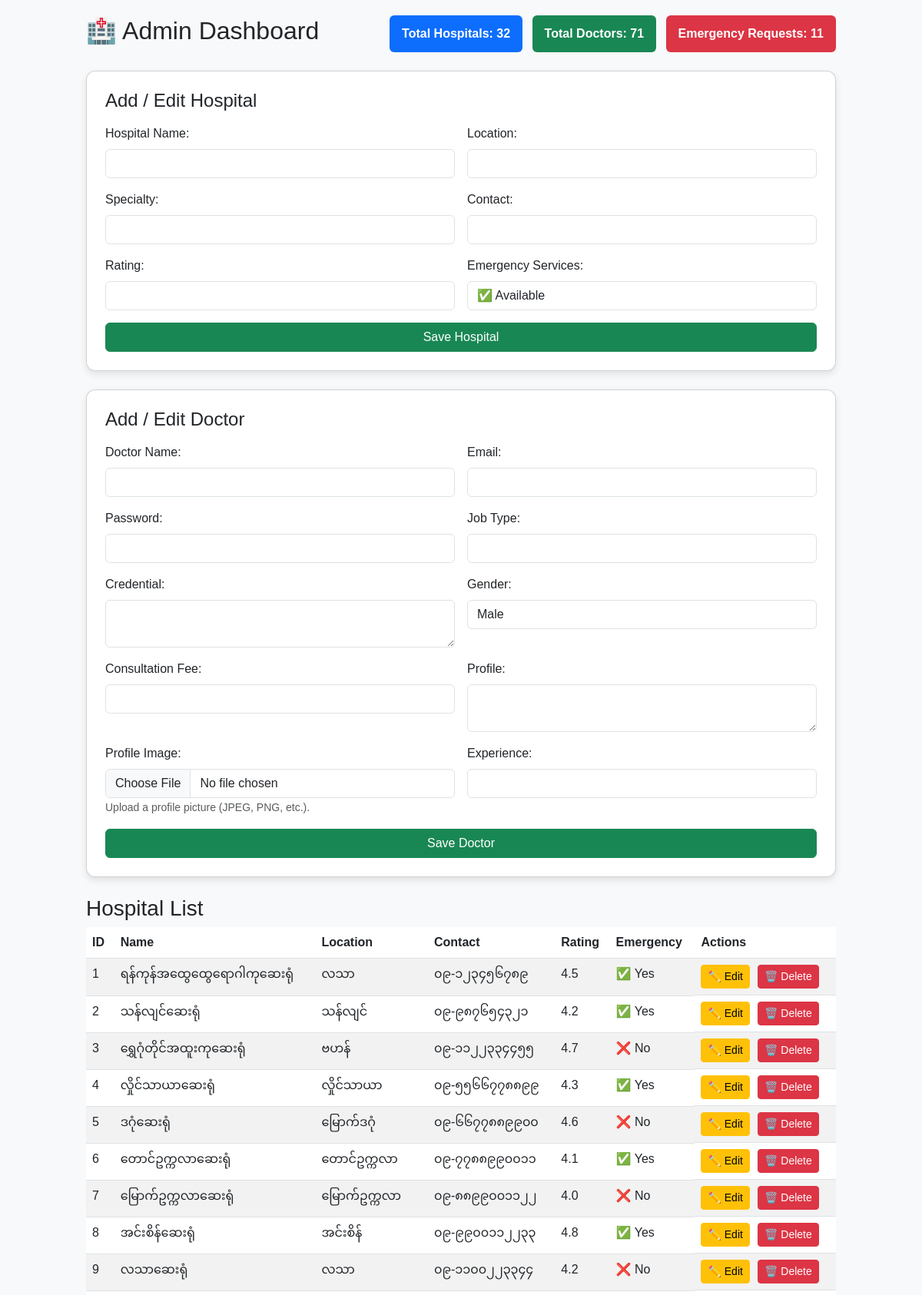
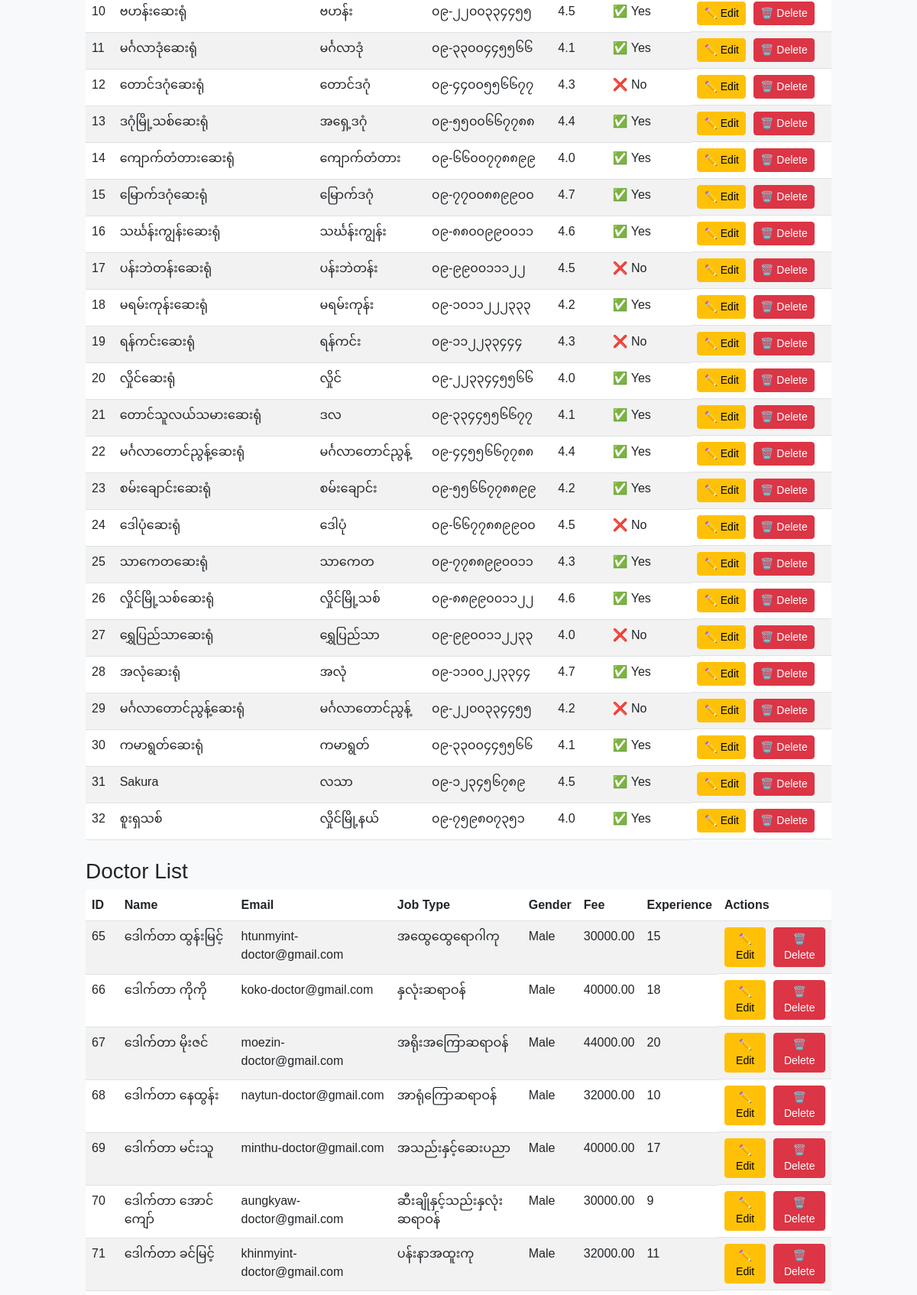
/PHP/admin_dashboard.php (upper part), run on the app's committed database (2 pictures, top to bottom).
### tables this page shows
CREATE TABLE IF NOT EXISTS `hospitals` (
  `hospital_id` int NOT NULL AUTO_INCREMENT,
  `name` varchar(255) NOT NULL,
  `location` varchar(255) NOT NULL,
  `specialty` varchar(100) DEFAULT NULL,
  `contact` varchar(20) DEFAULT NULL,
  `rating` decimal(2,1) DEFAULT NULL,
  `emergency_services` tinyint(1) DEFAULT NULL,
  `profile_image` varchar(255) NOT NULL,
  PRIMARY KEY (`hospital_id`)
);

CREATE TABLE IF NOT EXISTS `doctors` (
  `doctor_id` int NOT NULL AUTO_INCREMENT,
  `name` varchar(100) NOT NULL,
  `email` varchar(100) NOT NULL,
  `password` varchar(255) NOT NULL,
  `job_type` varchar(100) NOT NULL,
  `credential` text NOT NULL,
  `gender` enum('Male','Female','Other') NOT NULL,
  `consultation_fee` decimal(10,2) NOT NULL DEFAULT '0.00',
  `profile` text NOT NULL,
  `profile_image` varchar(255) NOT NULL,
  `experience` varchar(255) NOT NULL,
  PRIMARY KEY (`doctor_id`)
);

### PHP/admin_dashboard.php (the view, shortened to what this page needs)
<?php
$conn = new mysqli('localhost', 'root', '', 'project');
$conn->set_charset('utf8mb4');
$hospitals = $conn->query('SELECT * FROM hospitals');
$totalHospitals = $conn->query('SELECT COUNT(*) AS total FROM hospitals')->fetch_assoc()['total'];
$doctors = $conn->query('SELECT * FROM doctors');
$totalDoctors = $conn->query('SELECT COUNT(*) AS total FROM doctors')->fetch_assoc()['total'];
$totalEmergencyRequests = $conn->query('SELECT COUNT(*) AS total FROM emergency_requests')->fetch_assoc()['total'];
?>
<!DOCTYPE html>
<html lang="en">
<head>
    <link href="https://cdn.jsdelivr.net/npm/bootstrap@5.3.0/dist/css/bootstrap.min.css" rel="stylesheet">
    <link rel="stylesheet" href="https://cdnjs.cloudflare.com/ajax/libs/font-awesome/6.4.2/css/all.min.css">
</head>
<body>
    <div class="container">
        <div class="d-flex justify-content-between align-items-center mb-4">
            <h2>🏥 Admin Dashboard</h2>
            <div>
                <span class="badge bg-primary p-3 fs-6 me-2">Total Hospitals: <b><?= $totalHospitals ?></b></span>
                <span class="badge bg-success p-3 fs-6 me-2">Total Doctors: <b><?= $totalDoctors ?></b></span>
                <span class="badge bg-danger p-3 fs-6" data-bs-toggle="modal" data-bs-target="#emergencyModal"
                    style="cursor: pointer;" id="emergencyBadge">Emergency Requests: <b
                        id="emergencyCount"><?= $totalEmergencyRequests ?></b></span>
            </div>
        </div>
        <div class="card p-4 mb-4">
            <h4 class="mb-3">Add / Edit Hospital</h4>
            <form method="POST">
                <div class="row g-3">
                    <div class="col-md-6">
                        <label class="form-label">Hospital Name:</label>
                        <input type="text" class="form-control" id="hospital_name" name="name" required>
                    </div>
                    <div class="col-md-6">
                        <label class="form-label">Location:</label>
                        <input type="text" class="form-control" id="hospital_location" name="location" required>
                    </div>
                    <div class="col-md-6">
                        <label class="form-label">Specialty:</label>
                        <input type="text" class="form-control" id="hospital_specialty" name="specialty">
                    </div>
                    <div class="col-md-6">
                        <label class="form-label">Contact:</label>
                        <input type="tel" class="form-control" id="hospital_contact" name="contact" required>
                    </div>
                    <div class="col-md-6">
                        <label class="form-label">Rating:</label>
                        <input type="number" class="form-control" id="hospital_rating" name="rating" step="0.1" min="0"
                            max="5">
                    </div>
                    <div class="col-md-6">
                        <label class="form-label">Emergency Services:</label>
                        <select class="form-control" id="hospital_emergency_services" name="emergency_services">
                            <option value="1">✅ Available</option>
                        </select>
                    </div>
                </div>
                <button type="submit" name="submit_hospital" class="btn btn-success mt-3 w-100">Save Hospital</button>
            </form>
        </div>
        <div class="card p-4 mb-4">
            <h4 class="mb-3">Add / Edit Doctor</h4>
            <form method="POST" enctype="multipart/form-data">
                <div class="row g-3">
                    <div class="col-md-6">
                        <label class="form-label">Doctor Name:</label>
                        <input type="text" class="form-control" id="doctor_name" name="name" required>
                    </div>
                    <div class="col-md-6">
                        <label class="form-label">Email:</label>
                        <input type="email" class="form-control" id="doctor_email" name="email" required>
                    </div>
                    <div class="col-md-6">
                        <label class="form-label">Password:</label>
                        <input type="password" class="form-control" id="doctor_password" name="password" required>
                    </div>
                    <div class="col-md-6">
                        <label class="form-label">Job Type:</label>
                        <input type="text" class="form-control" id="doctor_job_type" name="job_type" required>
                    </div>
                    <div class="col-md-6">
                        <label class="form-label">Credential:</label>
                        <textarea class="form-control" id="doctor_credential" name="credential" required></textarea>
                    </div>
                    <div class="col-md-6">
                        <label class="form-label">Gender:</label>
                        <select class="form-control" id="doctor_gender" name="gender" required>
                            <option value="Male">Male</option>
                        </select>
                    </div>
                    <div class="col-md-6">
                        <label class="form-label">Consultation Fee:</label>
                        <input type="number" class="form-control" id="doctor_consultation_fee" name="consultation_fee"
                            step="0.01" required>
                    </div>
                    <div class="col-md-6">
                        <label class="form-label">Profile:</label>
                        <textarea class="form-control" id="doctor_profile" name="profile" required></textarea>
                    </div>
                    <div class="col-md-6">
                        <label class="form-label">Profile Image:</label>
                        <input type="file" class="form-control" id="doctor_profile_image" name="profile_image"
                            accept="image/*" required>
                        <small class="text-muted">Upload a profile picture (JPEG, PNG, etc.).</small>
                    </div>
                    <div class="col-md-6">
                        <label class="form-label">Experience:</label>
                        <input type="text" class="form-control" id="doctor_experience" name="experience" required>
                    </div>
                </div>
                <button type="submit" name="submit_doctor" class="btn btn-success mt-3 w-100">Save Doctor</button>
            </form>
        </div>
        <h3 class="mt-4">Hospital List</h3>
        <table class="table table-striped fade-in">
            <thead>
                <tr>
                    <th>ID</th>
                    <th>Name</th>
                    <th>Location</th>
                    <th>Contact</th>
                    <th>Rating</th>
                    <th>Emergency</th>
                    <th>Actions</th>
                </tr>
            </thead>
            <tbody>
                <?php while ($row = $hospitals->fetch_assoc()): ?>
                <tr>
                    <td><?= $row['hospital_id'] ?></td>
                    <td><?= htmlspecialchars($row['name']) ?></td>
                    <td><?= htmlspecialchars($row['location']) ?></td>
                    <td><?= htmlspecialchars($row['contact']) ?></td>
                    <td><?= htmlspecialchars($row['rating']) ?></td>
                    <td>
                        <?= ($row['emergency_services'] == 1) ? '✅ Yes' : '❌ No' ?>
                    </td>
                    <td class="btn-action">
                        <button class="btn btn-warning btn-sm"
                            onclick="editHospital(<?= htmlspecialchars(json_encode($row)) ?>)">✏️ Edit</button>
                        <a href="?delete_hospital=<?= $row['hospital_id'] ?>" class="btn btn-danger btn-sm"
                            onclick="return confirm('Are you sure?')">🗑️ Delete</a>
                    </td>
                </tr>
                <?php endwhile; ?>
            </tbody>
        </table>
        <h3 class="mt-4">Doctor List</h3>
        <table class="table table-striped fade-in">
            <thead>
                <tr>
                    <th>ID</th>
                    <th>Name</th>
                    <th>Email</th>
                    <th>Job Type</th>
                    <th>Gender</th>
                    <th>Fee</th>
                    <th>Experience</th>
                    <th>Actions</th>
                </tr>
            </thead>
            <tbody>
                <?php while ($row = $doctors->fetch_assoc()): ?>
                <tr>
                    <td><?= $row['doctor_id'] ?></td>
                    <td><?= htmlspecialchars($row['name']) ?></td>
                    <td><?= htmlspecialchars($row['email']) ?></td>
                    <td><?= htmlspecialchars($row['job_type']) ?></td>
                    <td><?= htmlspecialchars($row['gender']) ?></td>
                    <td><?= htmlspecialchars($row['consultation_fee']) ?></td>
                    <td><?= htmlspecialchars($row['experience']) ?></td>
                    <td class="btn-action">
                        <button class="btn btn-warning btn-sm"
                            onclick="editDoctor(<?= htmlspecialchars(json_encode($row)) ?>)">✏️ Edit</button>
                        <a href="?delete_doctor=<?= $row['doctor_id'] ?>" class="btn btn-danger btn-sm"
                            onclick="return confirm('Are you sure?')">🗑️ Delete</a>
                    </td>
                </tr>
                <?php endwhile; ?>
            </tbody>
        </table>
    </div>
</body>
</html>

### PHP/admin_dashboard.php (style rules this page uses)
body { font-family: 'Poppins', sans-serif; background-color: #f8f9fa; }
.container { max-width: 1000px; margin-top: 20px; }
.card { border-radius: 12px; box-shadow: 0px 4px 10px rgba(0, 0, 0, 0.1); }
.table thead { background: #007bff; color: white; }
.btn-action { display: flex; gap: 10px; }
.fade-in { animation: fadeIn 0.5s ease-in-out; }

### data on the page
hospitals: hospital_id "1", name "ရန်ကုန်အထွေထွေရောဂါကုဆေးရုံ", location "လသာ", contact "၀၉-၁၂၃၄၅၆၇၈၉", rating "4.5", emergency_services "✅ Yes"
hospitals: hospital_id "2", name "သန်လျင်ဆေးရုံ", location "သန်လျင်", contact "၀၉-၉၈၇၆၅၄၃၂၁", rating "4.2", emergency_services "✅ Yes"
hospitals: hospital_id "3", name "ရွှေဂုံတိုင်အထူးကုဆေးရုံ", location "ဗဟန်", contact "၀၉-၁၁၂၂၃၃၄၄၅၅", rating "4.7", emergency_services "❌ No"
hospitals: hospital_id "4", name "လှိုင်သာယာဆေးရုံ", location "လှိုင်သာယာ", contact "၀၉-၅၅၆၆၇၇၈၈၉၉", rating "4.3", emergency_services "✅ Yes"
hospitals: hospital_id "5", name "ဒဂုံဆေးရုံ", location "မြောက်ဒဂုံ", contact "၀၉-၆၆၇၇၈၈၉၉၀၀", rating "4.6", emergency_services "❌ No"
hospitals: hospital_id "6", name "တောင်ဥက္ကလာဆေးရုံ", location "တောင်ဥက္ကလာ", contact "၀၉-၇၇၈၈၉၉၀၀၁၁", rating "4.1", emergency_services "✅ Yes"
hospitals: hospital_id "7", name "မြောက်ဥက္ကလာဆေးရုံ", location "မြောက်ဥက္ကလာ", contact "၀၉-၈၈၉၉၀၀၁၁၂၂", rating "4.0", emergency_services "❌ No"
hospitals: hospital_id "8", name "အင်းစိန်ဆေးရုံ", location "အင်းစိန်", contact "၀၉-၉၉၀၀၁၁၂၂၃၃", rating "4.8", emergency_services "✅ Yes"
hospitals: hospital_id "9", name "လသာဆေးရုံ", location "လသာ", contact "၀၉-၁၁၀၀၂၂၃၃၄၄", rating "4.2", emergency_services "❌ No"
hospitals: hospital_id "10", name "ဗဟန်းဆေးရုံ", location "ဗဟန်း", contact "၀၉-၂၂၀၀၃၃၄၄၅၅", rating "4.5", emergency_services "✅ Yes"
hospitals: hospital_id "11", name "မင်္ဂလာဒုံဆေးရုံ", location "မင်္ဂလာဒုံ", contact "၀၉-၃၃၀၀၄၄၅၅၆၆", rating "4.1", emergency_services "✅ Yes"
hospitals: hospital_id "12", name "တောင်ဒဂုံဆေးရုံ", location "တောင်ဒဂုံ", contact "၀၉-၄၄၀၀၅၅၆၆၇၇", rating "4.3", emergency_services "❌ No"
hospitals: hospital_id "13", name "ဒဂုံမြို့သစ်ဆေးရုံ", location "အရှေ့ဒဂုံ", contact "၀၉-၅၅၀၀၆၆၇၇၈၈", rating "4.4", emergency_services "✅ Yes"
hospitals: hospital_id "14", name "ကျောက်တံတားဆေးရုံ", location "ကျောက်တံတား", contact "၀၉-၆၆၀၀၇၇၈၈၉၉", rating "4.0", emergency_services "✅ Yes"
hospitals: hospital_id "15", name "မြောက်ဒဂုံဆေးရုံ", location "မြောက်ဒဂုံ", contact "၀၉-၇၇၀၀၈၈၉၉၀၀", rating "4.7", emergency_services "✅ Yes"
hospitals: hospital_id "16", name "သင်္ဃန်းကျွန်းဆေးရုံ", location "သင်္ဃန်းကျွန်း", contact "၀၉-၈၈၀၀၉၉၀၀၁၁", rating "4.6", emergency_services "✅ Yes"
hospitals: hospital_id "17", name "ပန်းဘဲတန်းဆေးရုံ", location "ပန်းဘဲတန်း", contact "၀၉-၉၉၀၀၁၁၁၂၂", rating "4.5", emergency_services "❌ No"
hospitals: hospital_id "18", name "မရမ်းကုန်းဆေးရုံ", location "မရမ်းကုန်း", contact "၀၉-၁၀၁၁၂၂၂၃၃၃", rating "4.2", emergency_services "✅ Yes"
hospitals: hospital_id "19", name "ရန်ကင်းဆေးရုံ", location "ရန်ကင်း", contact "၀၉-၁၁၂၂၃၃၄၄၄", rating "4.3", emergency_services "❌ No"
hospitals: hospital_id "20", name "လှိုင်ဆေးရုံ", location "လှိုင်", contact "၀၉-၂၂၃၃၄၄၅၅၆၆", rating "4.0", emergency_services "✅ Yes"
hospitals: hospital_id "21", name "တောင်သူလယ်သမားဆေးရုံ", location "ဒလ", contact "၀၉-၃၃၄၄၅၅၆၆၇၇", rating "4.1", emergency_services "✅ Yes"
hospitals: hospital_id "22", name "မင်္ဂလာတောင်ညွန့်ဆေးရုံ", location "မင်္ဂလာတောင်ညွန့်", contact "၀၉-၄၄၅၅၆၆၇၇၈၈", rating "4.4", emergency_services "✅ Yes"
hospitals: hospital_id "23", name "စမ်းချောင်းဆေးရုံ", location "စမ်းချောင်း", contact "၀၉-၅၅၆၆၇၇၈၈၉၉", rating "4.2", emergency_services "✅ Yes"
hospitals: hospital_id "24", name "ဒေါပုံဆေးရုံ", location "ဒေါပုံ", contact "၀၉-၆၆၇၇၈၈၉၉၀၀", rating "4.5", emergency_services "❌ No"
hospitals: hospital_id "25", name "သာကေတဆေးရုံ", location "သာကေတ", contact "၀၉-၇၇၈၈၉၉၀၀၁၁", rating "4.3", emergency_services "✅ Yes"
hospitals: hospital_id "26", name "လှိုင်မြို့သစ်ဆေးရုံ", location "လှိုင်မြို့သစ်", contact "၀၉-၈၈၉၉၀၀၁၁၂၂", rating "4.6", emergency_services "✅ Yes"
hospitals: hospital_id "27", name "ရွှေပြည်သာဆေးရုံ", location "ရွှေပြည်သာ", contact "၀၉-၉၉၀၀၁၁၂၂၃၃", rating "4.0", emergency_services "❌ No"
hospitals: hospital_id "28", name "အလုံဆေးရုံ", location "အလုံ", contact "၀၉-၁၁၀၀၂၂၃၃၄၄", rating "4.7", emergency_services "✅ Yes"
hospitals: hospital_id "29", name "မင်္ဂလာတောင်ညွန့်ဆေးရုံ", location "မင်္ဂလာတောင်ညွန့်", contact "၀၉-၂၂၀၀၃၃၄၄၅၅", rating "4.2", emergency_services "❌ No"
hospitals: hospital_id "30", name "ကမာရွတ်ဆေးရုံ", location "ကမာရွတ်", contact "၀၉-၃၃၀၀၄၄၅၅၆၆", rating "4.1", emergency_services "✅ Yes"
hospitals: hospital_id "31", name "Sakura", location "လသာ", contact "၀၉-၁၂၃၄၅၆၇၈၉", rating "4.5", emergency_services "✅ Yes"
hospitals: hospital_id "32", name "စူးရှသစ်", location "လှိုင်မြို့နယ်", contact "၀၉-၇၅၉၈၀၇၃၅၁", rating "4.0", emergency_services "✅ Yes"
doctors: doctor_id "65", name "ဒေါက်တာ ထွန်းမြင့်", email "htunmyint-doctor@gmail.com", job_type "အထွေထွေရောဂါကု", gender "Male", consultation_fee "30000.00", experience "15"
doctors: doctor_id "66", name "ဒေါက်တာ ကိုကို", email "koko-doctor@gmail.com", job_type "နှလုံးဆရာဝန်", gender "Male", consultation_fee "40000.00", experience "18"
doctors: doctor_id "67", name "ဒေါက်တာ မိုးဇင်", email "moezin-doctor@gmail.com", job_type "အရိုးအကြောဆရာဝန်", gender "Male", consultation_fee "44000.00", experience "20"
doctors: doctor_id "68", name "ဒေါက်တာ နေထွန်း", email "naytun-doctor@gmail.com", job_type "အာရုံကြောဆရာဝန်", gender "Male", consultation_fee "32000.00", experience "10"
doctors: doctor_id "69", name "ဒေါက်တာ မင်းသူ", email "minthu-doctor@gmail.com", job_type "အသည်းနှင့်ဆေးပညာ", gender "Male", consultation_fee "40000.00", experience "17"
doctors: doctor_id "70", name "ဒေါက်တာ အောင်ကျော်", email "aungkyaw-doctor@gmail.com", job_type "ဆီးချိုနှင့်သည်းနှလုံးဆရာဝန်", gender "Male", consultation_fee "30000.00", experience "9"
doctors: doctor_id "71", name "ဒေါက်တာ ခင်မြင့်", email "khinmyint-doctor@gmail.com", job_type "ပန်းနာအထူးကု", gender "Male", consultation_fee "32000.00", experience "11"

### other printed values
$totalHospitals "32"
$totalDoctors "71"
$totalEmergencyRequests "11"
